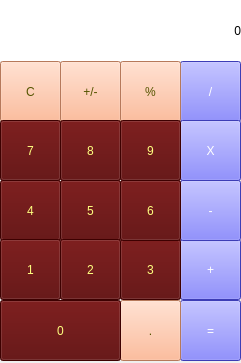
<?xml version="1.0" encoding="UTF-8"?>
<ui version="4.0">
 <class>MainWindow</class>
 <widget class="QMainWindow" name="MainWindow">
  <property name="geometry">
   <rect>
    <x>0</x>
    <y>0</y>
    <width>241</width>
    <height>363</height>
   </rect>
  </property>
  <property name="windowTitle">
   <string>MainWindow</string>
  </property>
  <widget class="QWidget" name="centralwidget">
   <widget class="QLabel" name="label">
    <property name="geometry">
     <rect>
      <x>0</x>
      <y>0</y>
      <width>241</width>
      <height>61</height>
     </rect>
    </property>
    <property name="styleSheet">
     <string notr="true">QLabel{
background-color: rgb(255, 255, 255);
	font: 75 18pt &quot;MS Shell Dlg 2&quot;;
}</string>
    </property>
    <property name="text">
     <string>0</string>
    </property>
    <property name="alignment">
     <set>Qt::AlignRight|Qt::AlignTrailing|Qt::AlignVCenter</set>
    </property>
   </widget>
   <widget class="QPushButton" name="pushButton_temizle">
    <property name="geometry">
     <rect>
      <x>0</x>
      <y>61</y>
      <width>61</width>
      <height>61</height>
     </rect>
    </property>
    <property name="styleSheet">
     <string notr="true">QPushButton{
background-color: rgb(255, 170, 127);
	color: rgb(85, 85, 0);
	font: 75 18pt &quot;MS Shell Dlg 2&quot;;
}
QPushButton:pressed{
color: rgb(255, 170, 127);
	background-color: rgb(85, 85, 0);
	font: 75 18pt &quot;MS Shell Dlg 2&quot;;
}</string>
    </property>
    <property name="text">
     <string>C</string>
    </property>
   </widget>
   <widget class="QPushButton" name="pushButton_isaret">
    <property name="geometry">
     <rect>
      <x>60</x>
      <y>61</y>
      <width>61</width>
      <height>61</height>
     </rect>
    </property>
    <property name="styleSheet">
     <string notr="true">QPushButton{
background-color: rgb(255, 170, 127);
	color: rgb(85, 85, 0);
	font: 75 18pt &quot;MS Shell Dlg 2&quot;;
}
QPushButton:pressed{
color: rgb(255, 170, 127);
	background-color: rgb(85, 85, 0);
	font: 75 18pt &quot;MS Shell Dlg 2&quot;;
}</string>
    </property>
    <property name="text">
     <string>+/-</string>
    </property>
   </widget>
   <widget class="QPushButton" name="pushButton_bol">
    <property name="geometry">
     <rect>
      <x>180</x>
      <y>61</y>
      <width>61</width>
      <height>61</height>
     </rect>
    </property>
    <property name="styleSheet">
     <string notr="true">QPushButton{
background-color: rgb(85, 85, 255);
	color: rgb(255, 255, 255);
	font: 75 18pt &quot;MS Shell Dlg 2&quot;;
}
QPushButton:pressed{
color: rgb(85, 85, 255);
	background-color: rgb(255, 255, 255);
	font: 75 18pt &quot;MS Shell Dlg 2&quot;;
}</string>
    </property>
    <property name="text">
     <string>/</string>
    </property>
   </widget>
   <widget class="QPushButton" name="pushButton_yuzde">
    <property name="geometry">
     <rect>
      <x>120</x>
      <y>61</y>
      <width>61</width>
      <height>61</height>
     </rect>
    </property>
    <property name="styleSheet">
     <string notr="true">QPushButton{
background-color: rgb(255, 170, 127);
	color: rgb(85, 85, 0);
	font: 75 18pt &quot;MS Shell Dlg 2&quot;;
}
QPushButton:pressed{
color: rgb(255, 170, 127);
	background-color: rgb(85, 85, 0);
	font: 75 18pt &quot;MS Shell Dlg 2&quot;;
}</string>
    </property>
    <property name="text">
     <string>%</string>
    </property>
   </widget>
   <widget class="QPushButton" name="pushButton_8">
    <property name="geometry">
     <rect>
      <x>60</x>
      <y>120</y>
      <width>61</width>
      <height>61</height>
     </rect>
    </property>
    <property name="styleSheet">
     <string>QPushButton{
background-color: rgb(85, 0, 0);
	color: rgb(255, 255, 127);
	font: 75 18pt &quot;MS Shell Dlg 2&quot;;
}
QPushButton:pressed{
color: rgb(85, 0, 0);
	background-color: rgb(255, 255, 127);
	font: 75 18pt &quot;MS Shell Dlg 2&quot;;

}</string>
    </property>
    <property name="text">
     <string>8</string>
    </property>
   </widget>
   <widget class="QPushButton" name="pushButton_7">
    <property name="geometry">
     <rect>
      <x>0</x>
      <y>120</y>
      <width>61</width>
      <height>61</height>
     </rect>
    </property>
    <property name="styleSheet">
     <string>QPushButton{
background-color: rgb(85, 0, 0);
	color: rgb(255, 255, 127);
	font: 75 18pt &quot;MS Shell Dlg 2&quot;;
}
QPushButton:pressed{
color: rgb(85, 0, 0);
	background-color: rgb(255, 255, 127);
	font: 75 18pt &quot;MS Shell Dlg 2&quot;;

}</string>
    </property>
    <property name="text">
     <string>7</string>
    </property>
   </widget>
   <widget class="QPushButton" name="pushButton_carp">
    <property name="geometry">
     <rect>
      <x>180</x>
      <y>120</y>
      <width>61</width>
      <height>61</height>
     </rect>
    </property>
    <property name="styleSheet">
     <string notr="true">QPushButton{
background-color: rgb(85, 85, 255);
	color: rgb(255, 255, 255);
	font: 75 18pt &quot;MS Shell Dlg 2&quot;;
}
QPushButton:pressed{
color: rgb(85, 85, 255);
	background-color: rgb(255, 255, 255);
	font: 75 18pt &quot;MS Shell Dlg 2&quot;;
}</string>
    </property>
    <property name="text">
     <string>X</string>
    </property>
   </widget>
   <widget class="QPushButton" name="pushButton_9">
    <property name="geometry">
     <rect>
      <x>120</x>
      <y>120</y>
      <width>61</width>
      <height>61</height>
     </rect>
    </property>
    <property name="styleSheet">
     <string>QPushButton{
background-color: rgb(85, 0, 0);
	color: rgb(255, 255, 127);
	font: 75 18pt &quot;MS Shell Dlg 2&quot;;
}
QPushButton:pressed{
color: rgb(85, 0, 0);
	background-color: rgb(255, 255, 127);
	font: 75 18pt &quot;MS Shell Dlg 2&quot;;

}</string>
    </property>
    <property name="text">
     <string>9</string>
    </property>
   </widget>
   <widget class="QPushButton" name="pushButton_arti">
    <property name="geometry">
     <rect>
      <x>180</x>
      <y>239</y>
      <width>61</width>
      <height>61</height>
     </rect>
    </property>
    <property name="styleSheet">
     <string notr="true">QPushButton{
background-color: rgb(85, 85, 255);
	color: rgb(255, 255, 255);
	font: 75 18pt &quot;MS Shell Dlg 2&quot;;
}
QPushButton:pressed{
color: rgb(85, 85, 255);
	background-color: rgb(255, 255, 255);
	font: 75 18pt &quot;MS Shell Dlg 2&quot;;
}</string>
    </property>
    <property name="text">
     <string>+</string>
    </property>
   </widget>
   <widget class="QPushButton" name="pushButton_5">
    <property name="geometry">
     <rect>
      <x>60</x>
      <y>180</y>
      <width>61</width>
      <height>61</height>
     </rect>
    </property>
    <property name="styleSheet">
     <string>QPushButton{
background-color: rgb(85, 0, 0);
	color: rgb(255, 255, 127);
	font: 75 18pt &quot;MS Shell Dlg 2&quot;;
}
QPushButton:pressed{
color: rgb(85, 0, 0);
	background-color: rgb(255, 255, 127);
	font: 75 18pt &quot;MS Shell Dlg 2&quot;;

}</string>
    </property>
    <property name="text">
     <string>5</string>
    </property>
   </widget>
   <widget class="QPushButton" name="pushButton_4">
    <property name="geometry">
     <rect>
      <x>0</x>
      <y>180</y>
      <width>61</width>
      <height>61</height>
     </rect>
    </property>
    <property name="styleSheet">
     <string>QPushButton{
background-color: rgb(85, 0, 0);
	color: rgb(255, 255, 127);
	font: 75 18pt &quot;MS Shell Dlg 2&quot;;
}
QPushButton:pressed{
color: rgb(85, 0, 0);
	background-color: rgb(255, 255, 127);
	font: 75 18pt &quot;MS Shell Dlg 2&quot;;

}</string>
    </property>
    <property name="text">
     <string>4</string>
    </property>
   </widget>
   <widget class="QPushButton" name="pushButton_3">
    <property name="geometry">
     <rect>
      <x>120</x>
      <y>239</y>
      <width>61</width>
      <height>61</height>
     </rect>
    </property>
    <property name="styleSheet">
     <string>QPushButton{
background-color: rgb(85, 0, 0);
	color: rgb(255, 255, 127);
	font: 75 18pt &quot;MS Shell Dlg 2&quot;;
}
QPushButton:pressed{
color: rgb(85, 0, 0);
	background-color: rgb(255, 255, 127);
	font: 75 18pt &quot;MS Shell Dlg 2&quot;;

}</string>
    </property>
    <property name="text">
     <string>3</string>
    </property>
   </widget>
   <widget class="QPushButton" name="pushButton_eksi">
    <property name="geometry">
     <rect>
      <x>180</x>
      <y>180</y>
      <width>61</width>
      <height>61</height>
     </rect>
    </property>
    <property name="styleSheet">
     <string notr="true">QPushButton{
background-color: rgb(85, 85, 255);
	color: rgb(255, 255, 255);
	font: 75 18pt &quot;MS Shell Dlg 2&quot;;
}
QPushButton:pressed{
color: rgb(85, 85, 255);
	background-color: rgb(255, 255, 255);
	font: 75 18pt &quot;MS Shell Dlg 2&quot;;
}</string>
    </property>
    <property name="text">
     <string>-</string>
    </property>
   </widget>
   <widget class="QPushButton" name="pushButton_1">
    <property name="geometry">
     <rect>
      <x>0</x>
      <y>239</y>
      <width>61</width>
      <height>61</height>
     </rect>
    </property>
    <property name="styleSheet">
     <string>QPushButton{
background-color: rgb(85, 0, 0);
	color: rgb(255, 255, 127);
	font: 75 18pt &quot;MS Shell Dlg 2&quot;;
}
QPushButton:pressed{
color: rgb(85, 0, 0);
	background-color: rgb(255, 255, 127);
	font: 75 18pt &quot;MS Shell Dlg 2&quot;;

}</string>
    </property>
    <property name="text">
     <string>1</string>
    </property>
   </widget>
   <widget class="QPushButton" name="pushButton_2">
    <property name="geometry">
     <rect>
      <x>60</x>
      <y>239</y>
      <width>61</width>
      <height>61</height>
     </rect>
    </property>
    <property name="styleSheet">
     <string>QPushButton{
background-color: rgb(85, 0, 0);
	color: rgb(255, 255, 127);
	font: 75 18pt &quot;MS Shell Dlg 2&quot;;
}
QPushButton:pressed{
color: rgb(85, 0, 0);
	background-color: rgb(255, 255, 127);
	font: 75 18pt &quot;MS Shell Dlg 2&quot;;

}</string>
    </property>
    <property name="text">
     <string>2</string>
    </property>
   </widget>
   <widget class="QPushButton" name="pushButton_6">
    <property name="geometry">
     <rect>
      <x>120</x>
      <y>180</y>
      <width>61</width>
      <height>61</height>
     </rect>
    </property>
    <property name="styleSheet">
     <string>QPushButton{
background-color: rgb(85, 0, 0);
	color: rgb(255, 255, 127);
	font: 75 18pt &quot;MS Shell Dlg 2&quot;;
}
QPushButton:pressed{
color: rgb(85, 0, 0);
	background-color: rgb(255, 255, 127);
	font: 75 18pt &quot;MS Shell Dlg 2&quot;;

}</string>
    </property>
    <property name="text">
     <string>6</string>
    </property>
   </widget>
   <widget class="QPushButton" name="pushButton_esittir">
    <property name="geometry">
     <rect>
      <x>180</x>
      <y>300</y>
      <width>61</width>
      <height>61</height>
     </rect>
    </property>
    <property name="styleSheet">
     <string notr="true">QPushButton{
background-color: rgb(85, 85, 255);
	color: rgb(255, 255, 255);
	font: 75 18pt &quot;MS Shell Dlg 2&quot;;
}
QPushButton:pressed{
color: rgb(85, 85, 255);
	background-color: rgb(255, 255, 255);
	font: 75 18pt &quot;MS Shell Dlg 2&quot;;
}</string>
    </property>
    <property name="text">
     <string>=</string>
    </property>
   </widget>
   <widget class="QPushButton" name="pushButton_nokta">
    <property name="geometry">
     <rect>
      <x>120</x>
      <y>300</y>
      <width>61</width>
      <height>61</height>
     </rect>
    </property>
    <property name="styleSheet">
     <string notr="true">QPushButton{
background-color: rgb(255, 170, 127);
	color: rgb(85, 85, 0);
	font: 75 18pt &quot;MS Shell Dlg 2&quot;;
}
QPushButton:pressed{
color: rgb(255, 170, 127);
	background-color: rgb(85, 85, 0);
	font: 75 18pt &quot;MS Shell Dlg 2&quot;;
}</string>
    </property>
    <property name="text">
     <string>.</string>
    </property>
   </widget>
   <widget class="QPushButton" name="pushButton_0">
    <property name="geometry">
     <rect>
      <x>0</x>
      <y>300</y>
      <width>121</width>
      <height>61</height>
     </rect>
    </property>
    <property name="styleSheet">
     <string notr="true">QPushButton{
background-color: rgb(85, 0, 0);
	color: rgb(255, 255, 127);
	font: 75 18pt &quot;MS Shell Dlg 2&quot;;
}
QPushButton:pressed{
color: rgb(85, 0, 0);
	background-color: rgb(255, 255, 127);
	font: 75 18pt &quot;MS Shell Dlg 2&quot;;

}</string>
    </property>
    <property name="text">
     <string>0</string>
    </property>
   </widget>
  </widget>
 </widget>
 <resources/>
 <connections/>
</ui>
